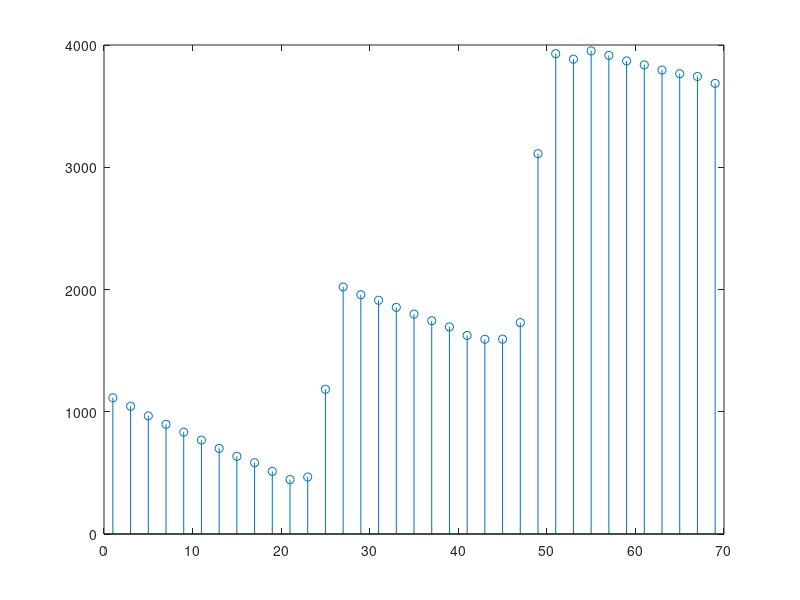
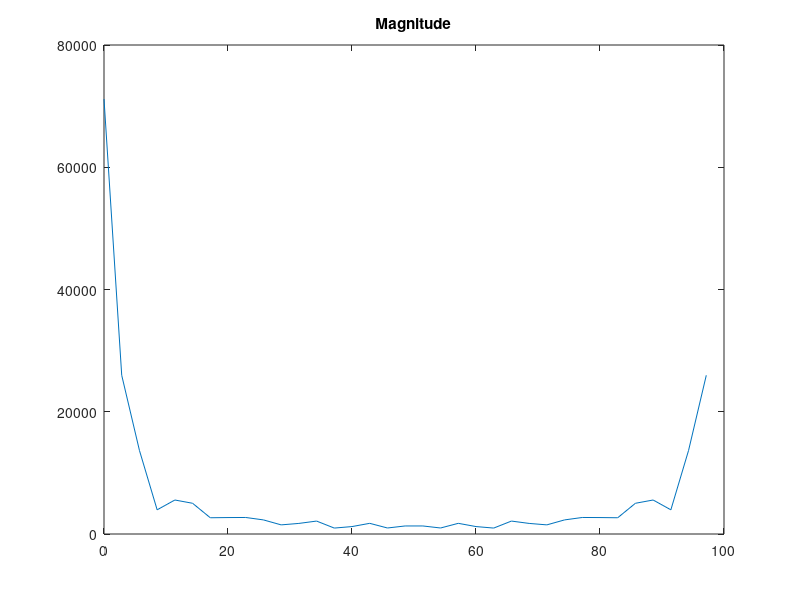
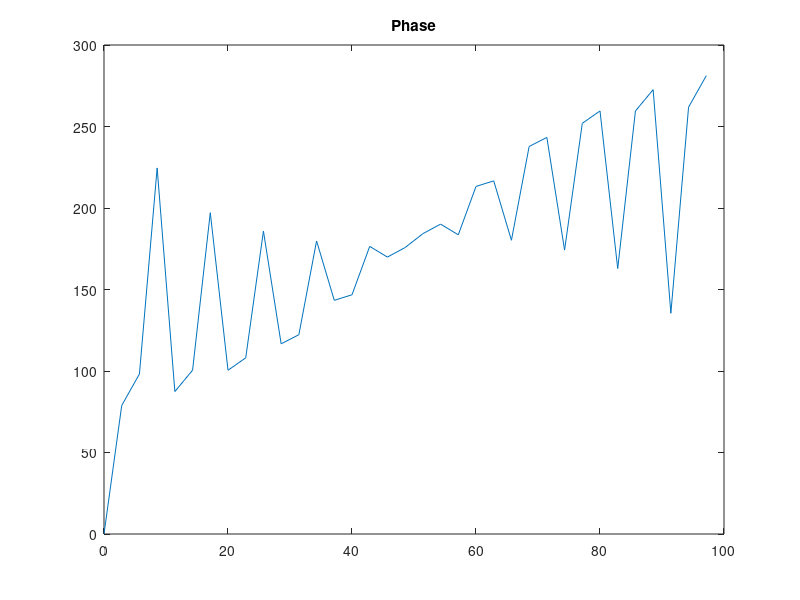
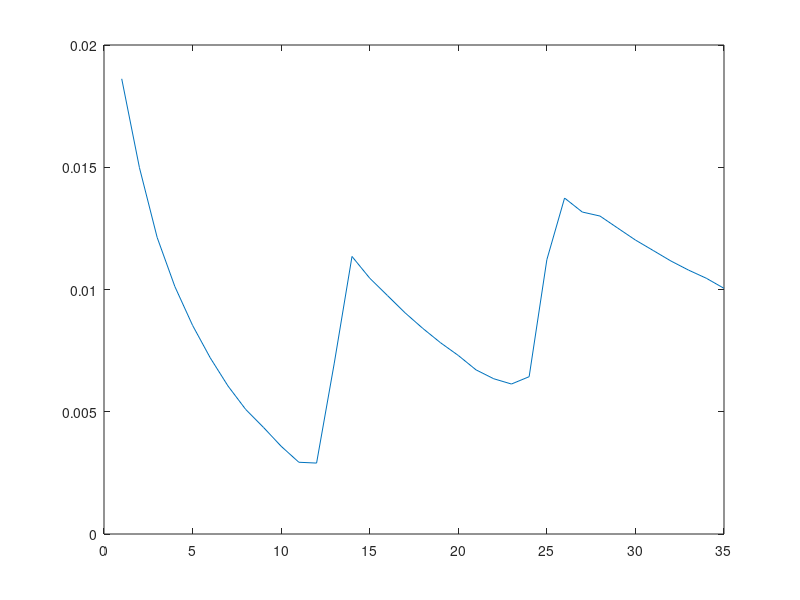

These charts were generated, in order, by the following MATLAB code:
time = 1:2:70;
pcloss = [1114, 1045, 966, 897, 833, 768, 700, 635, 583, 512, 445, 466, 1184, 2021, 1957, 1912, 1854, 1799, 1744, 1694, 1624, 1593, 1594, 1729, 3111, 3929, 3884, 3952, 3915, 3870, 3837, 3795, 3765, 3743, 3686];
figure
stem(time,pcloss)

channel = fft(pcloss);                               % Compute DFT of x
m = abs(channel);                               % Magnitude
channel(m<1e-6) = 0;
p = unwrap(angle(channel));                     % Phase

f = (0:length(channel)-1)*100/length(channel); 
figure
plot(f,m)
title('Magnitude')

figure
plot(f,p*180/pi)
title('Phase')

pctx = [260418
303385
346328
385356
424358
463504
502587
541652
580679
619801
658850
697875
736104
774207
813212
852281
891260
930183
969262
1008282
1051266
1090244
1129327
1168045
1205704
1243773
1282870
1321785
1360860
1399825
1438851
1477811
1516879
1555845
1594950
];

pcrx = [259304
302340
345362
384459
423525
462736
501887
541017
580096
619289
658405
697409
734920
772186
811255
850369
889406
928384
967518
1006588
1049642
1088651
1127733
1166316
1202593
1239844
1278986
1317833
1356945
1395955
1435014
1474016
1513114
1552102
1591264
];

ch = pctx./pcrx;

att = 10*log10(ch);
figure
plot(1:length(att),att);